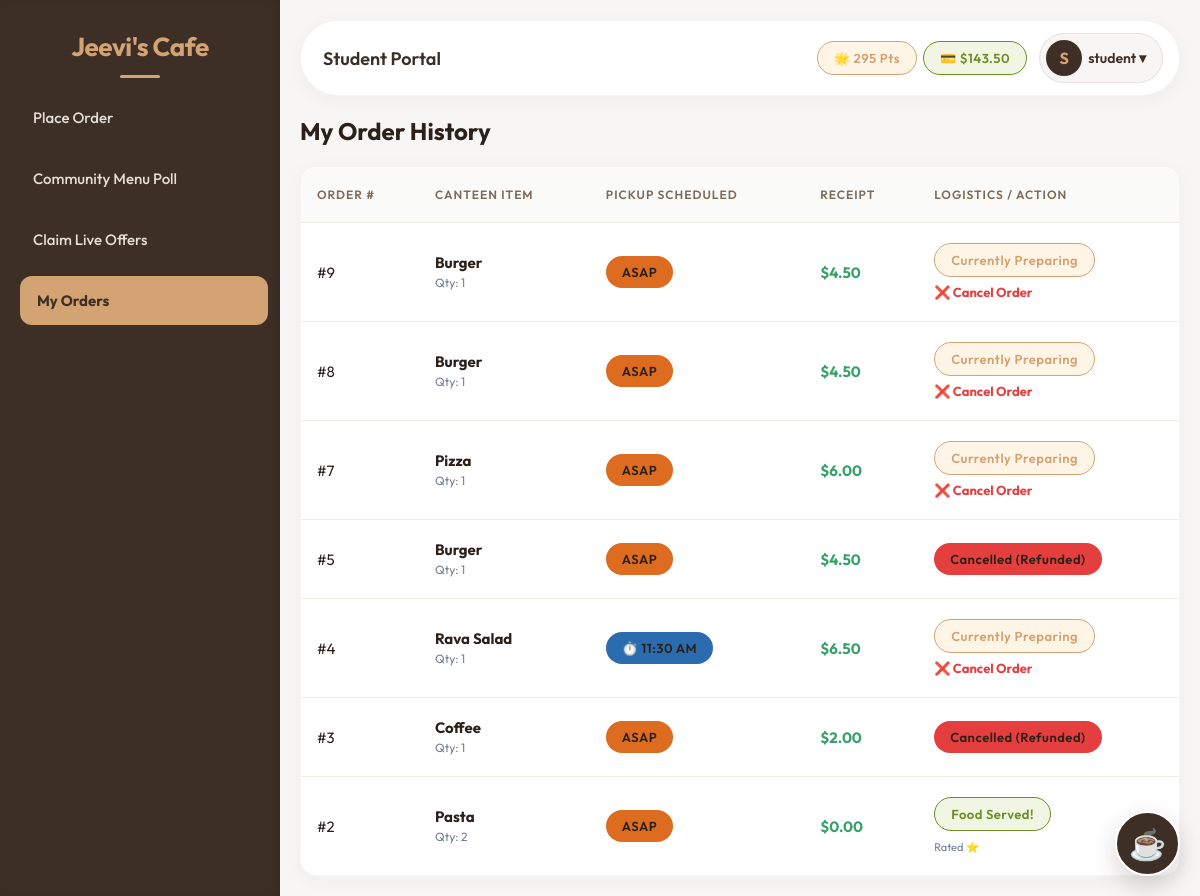
/myOrders.php (signed in), run on the app's committed database.
### tables this page shows
CREATE TABLE `users` (
  `id` int(11) NOT NULL,
  `username` varchar(50) NOT NULL,
  `password` varchar(255) NOT NULL,
  `role` enum('user','admin','staff') NOT NULL DEFAULT 'user',
  `wallet` decimal(10,2) DEFAULT 50.00,
  `loyalty_points` int(11) DEFAULT 0,
  `register_number` varchar(50) DEFAULT NULL
);

CREATE TABLE `orders` (
  `id` int(11) NOT NULL,
  `food_name` varchar(255) NOT NULL,
  `quantity` int(11) NOT NULL,
  `order_date` datetime DEFAULT current_timestamp(),
  `user_id` int(11) DEFAULT 0,
  `status` enum('pending','completed','cancelled') DEFAULT 'pending',
  `is_rated` tinyint(1) DEFAULT 0,
  `total_price` decimal(10,2) DEFAULT 0.00,
  `pickup_time` varchar(50) DEFAULT 'ASAP'
);

### myOrders.php (the view, shortened to what this page needs)
<?php
require 'includes/header.php';
$user_id = $_SESSION['user_id'];
$orders = $conn->query("SELECT * FROM orders WHERE user_id = $user_id ORDER BY order_date DESC");
?>
<h2 style="margin-bottom: 20px;">My Order History</h2>
<table>
    <thead>
        <tr>
            <th>Order #</th>
            <th>Canteen Item</th>
            <th>Pickup Scheduled</th>
            <th>Receipt</th>
            <th>Logistics / Action</th>
        </tr>
    </thead>
    <tbody>
        <?php while ($row = $orders->fetch_assoc()): ?>
        <tr>
            <td>#<?php echo $row['id']; ?></td>
            <td style="font-weight:bold;">
                <?php echo htmlspecialchars($row['food_name']); ?>
                <br><span style="font-size:12px; color:#718096; font-weight:normal;">Qty: <?php echo $row['quantity']; ?></span>
            </td>
            <td>
                <?php if($row['pickup_time'] === 'ASAP'): ?>
                    <span class="badge" style="background-color: #dd6b20;">ASAP</span>
                <?php else: ?>
                    <span class="badge" style="background-color: #2b6cb0;">⏱️ <?php echo htmlspecialchars($row['pickup_time']); ?></span>
                <?php endif; ?>
            </td>
            <td style="color:#38a169; font-weight:bold;">$<?php echo number_format($row['total_price'], 2); ?></td>
            <td>
                <?php if ($row['status'] == 'completed'): ?>
                    <span class="badge badge-completed" style="margin-bottom:5px;">Food Served!</span><br>
                    <?php if(!$row['is_rated']): ?>
                        <a href="rateOrder.php?id=<?php echo $row['id']; ?>" class="btn" style="padding: 3px 6px; font-size: 11px; background-color: #dd6b20;">Leave Feedback</a>
                    <?php else: ?>
                        <span style="font-size: 11px; color:#718096">Rated ⭐</span>
                    <?php endif; ?>
                <?php elseif ($row['status'] == 'cancelled'): ?>
                    <span class="badge" style="background:#e53e3e;">Cancelled (Refunded)</span>
                <?php else: ?>
                    <span class="badge badge-pending" style="margin-bottom: 5px;">Currently Preparing</span><br>
                    <button onclick="confirmAction('cancel_order', <?php echo $row['id']; ?>, 'Cancel and instantly refund wallet?')" style="color: #e53e3e; font-size: 13px; font-weight:bold; background:none; border:none; cursor:pointer;">❌ Cancel Order</button>
                <?php endif; ?>
            </td>
        </tr>
        <?php endwhile; ?>
    </tbody>
</table>
<?php require 'includes/footer.php'; ?>

### includes/header.php (shortened to what this page needs)
<?php
require 'includes/db.php';
$stmt = $conn->prepare("SELECT username, role, wallet, loyalty_points FROM users WHERE id=?");
$stmt->bind_param("i", $_SESSION['user_id']);
$stmt->execute();
$me = $stmt->get_result()->fetch_assoc();
$username = $me['username'];
$role = trim(strtolower($me['role']));
$wallet = $me['wallet'];
$loyalty_points = $me['loyalty_points'] ?? 0;
$currentPage = basename($_SERVER['PHP_SELF']);
?>
<!DOCTYPE html>
<html lang="en">
<head>
    <link rel="stylesheet" href="assets/css/style.css">
</head>
<body>
<div class="app-container">
    <div class="sidebar">
        <h2>Jeevi's Cafe</h2>
        <ul>
            <?php if ($role === 'user'): ?>
            <li><a href="index.php" class="<?php echo ($currentPage=='index.php')?'active':''; ?>">Place Order</a></li>
            <li><a href="vote.php" class="<?php echo ($currentPage=='vote.php')?'active':''; ?>">Community Menu Poll</a></li>
            <li><a href="studentVouchers.php" class="<?php echo ($currentPage=='studentVouchers.php')?'active':''; ?>">Claim Live Offers</a></li>
            <li><a href="myOrders.php" class="<?php echo ($currentPage=='myOrders.php')?'active':''; ?>">My Orders</a></li>
            <?php endif; ?>
        </ul>
    </div>
    <div class="main-content">
        <div class="header">
            <h3><?php
                if($role === 'admin') echo 'Canteen Administrator';
                elseif($role === 'staff') echo 'College Faculty Portal';
                else echo 'Student Portal';
            ?></h3>
            <div class="user-info">
                <?php if($role === 'user' || $role === 'staff'): ?>
                <div class="badge-group">
                    <span class="badge" style="background:#FFF5E6; color:#D4A373; border: 1px solid #D4A373;">🌟 <span id="nav-points"><?php echo $loyalty_points; ?></span> Pts</span>
                    <span class="badge" style="background:#F0F5E4; color:#6B8E23; border: 1px solid #6B8E23;">💳 $<span id="nav-wallet"><?php echo number_format($wallet, 2); ?></span></span>
                </div>
                <?php endif; ?>
                <div class="user-dropdown-container">
                    <div class="user-avatar-btn">
                        <div class="avatar-circle"><?php echo strtoupper(substr($username, 0, 1)); ?></div>
                        <span class="avatar-text"><?php echo htmlspecialchars($username); ?> ▾</span>
                    </div>
                </div>
            </div>
        </div>
        <div class="content-body">

### includes/footer.php (shortened to what this page needs)
<div class="chatbot-bubble" onclick="toggleChatbot()">
    ☕
</div>
    </div>
</div>
</body>
</html>

### data on the page
users: loyalty_points "295", wallet "143.50", username "S", username "student"
orders: id "9", food_name "Burger", quantity "1", pickup_time "ASAP", total_price "4.50"
orders: id "8", food_name "Burger", quantity "1", pickup_time "ASAP", total_price "4.50"
orders: id "7", food_name "Pizza", quantity "1", pickup_time "ASAP", total_price "6.00"
orders: id "5", food_name "Burger", quantity "1", pickup_time "ASAP", total_price "4.50", status "Cancelled (Refunded)"
orders: id "4", food_name "Rava Salad", quantity "1", pickup_time "11:30 AM", total_price "6.50"
orders: id "3", food_name "Coffee", quantity "1", pickup_time "ASAP", total_price "2.00", status "Cancelled (Refunded)"
orders: id "2", food_name "Pasta", quantity "2", pickup_time "ASAP", total_price "0.00", status "Food Served!"
